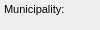
      <widget class="QWidget" name="page_14">
       <property name="geometry">
        <rect>
         <x>0</x>
         <y>0</y>
         <width>100</width>
         <height>30</height>
        </rect>
       </property>
       <attribute name="label">
        <string>Additional information</string>
       </attribute>
       <widget class="QLabel" name="label_streetaxis2_id">
        <property name="geometry">
         <rect>
          <x>4</x>
          <y>50</y>
          <width>83</width>
          <height>22</height>
         </rect>
        </property>
        <property name="font">
         <font>
          <pointsize>8</pointsize>
         </font>
        </property>
        <property name="frameShape">
         <enum>QFrame::NoFrame</enum>
        </property>
        <property name="frameShadow">
         <enum>QFrame::Plain</enum>
        </property>
        <property name="text">
         <string>Street 2:</string>
        </property>
        <property name="textFormat">
         <enum>Qt::AutoText</enum>
        </property>
        <property name="scaledContents">
         <bool>false</bool>
        </property>
        <property name="alignment">
         <set>Qt::AlignLeading|Qt::AlignLeft|Qt::AlignVCenter</set>
        </property>
        <property name="margin">
         <number>3</number>
        </property>
       </widget>
       <widget class="QLabel" name="label_comment">
        <property name="geometry">
         <rect>
          <x>5</x>
          <y>160</y>
          <width>90</width>
          <height>22</height>
         </rect>
        </property>
        <property name="font">
         <font>
          <pointsize>8</pointsize>
         </font>
        </property>
        <property name="frameShape">
         <enum>QFrame::NoFrame</enum>
        </property>
        <property name="frameShadow">
         <enum>QFrame::Plain</enum>
        </property>
        <property name="text">
         <string>Comment:</string>
        </property>
        <property name="textFormat">
         <enum>Qt::AutoText</enum>
        </property>
        <property name="scaledContents">
         <bool>false</bool>
        </property>
        <property name="alignment">
         <set>Qt::AlignLeading|Qt::AlignLeft|Qt::AlignVCenter</set>
        </property>
        <property name="margin">
         <number>3</number>
        </property>
       </widget>
       <widget class="QLabel" name="label_streetaxis_id">
        <property name="geometry">
         <rect>
          <x>4</x>
          <y>23</y>
          <width>99</width>
          <height>22</height>
         </rect>
        </property>
        <property name="font">
         <font>
          <pointsize>8</pointsize>
         </font>
        </property>
        <property name="frameShape">
         <enum>QFrame::NoFrame</enum>
        </property>
        <property name="frameShadow">
         <enum>QFrame::Plain</enum>
        </property>
        <property name="text">
         <string>Street:</string>
        </property>
        <property name="textFormat">
         <enum>Qt::AutoText</enum>
        </property>
        <property name="scaledContents">
         <bool>false</bool>
        </property>
        <property name="alignment">
         <set>Qt::AlignLeading|Qt::AlignLeft|Qt::AlignVCenter</set>
        </property>
        <property name="margin">
         <number>3</number>
        </property>
       </widget>
       <widget class="QLineEdit" name="postcode">
        <property name="geometry">
         <rect>
          <x>430</x>
          <y>0</y>
          <width>126</width>
          <height>18</height>
         </rect>
        </property>
        <property name="font">
         <font>
          <pointsize>8</pointsize>
         </font>
        </property>
        <property name="inputMask">
         <string/>
        </property>
        <property name="text">
         <string/>
        </property>
        <property name="frame">
         <bool>true</bool>
        </property>
       </widget>
       <widget class="QLabel" name="label_postcode">
        <property name="geometry">
         <rect>
          <x>345</x>
          <y>0</y>
          <width>83</width>
          <height>22</height>
         </rect>
        </property>
        <property name="font">
         <font>
          <pointsize>8</pointsize>
         </font>
        </property>
        <property name="frameShape">
         <enum>QFrame::NoFrame</enum>
        </property>
        <property name="frameShadow">
         <enum>QFrame::Plain</enum>
        </property>
        <property name="text">
         <string>Postcode:</string>
        </property>
        <property name="textFormat">
         <enum>Qt::AutoText</enum>
        </property>
        <property name="scaledContents">
         <bool>false</bool>
        </property>
        <property name="alignment">
         <set>Qt::AlignLeading|Qt::AlignLeft|Qt::AlignVCenter</set>
        </property>
        <property name="margin">
         <number>3</number>
        </property>
       </widget>
       <widget class="QLineEdit" name="num_value">
        <property name="geometry">
         <rect>
          <x>430</x>
          <y>265</y>
          <width>126</width>
          <height>18</height>
         </rect>
        </property>
        <property name="echoMode">
         <enum>QLineEdit::Normal</enum>
        </property>
       </widget>
       <widget class="QLineEdit" name="postcomplement">
        <property name="geometry">
         <rect>
          <x>495</x>
          <y>25</y>
          <width>60</width>
          <height>18</height>
         </rect>
        </property>
        <property name="font">
         <font>
          <pointsize>8</pointsize>
         </font>
        </property>
        <property name="inputMask">
         <string/>
        </property>
        <property name="text">
         <string/>
        </property>
        <property name="frame">
         <bool>true</bool>
        </property>
       </widget>
       <widget class="QLabel" name="label_muni_id">
        <property name="geometry">
         <rect>
          <x>4</x>
          <y>-2</y>
          <width>90</width>
          <height>22</height>
         </rect>
        </property>
        <property name="font">
         <font>
          <pointsize>8</pointsize>
         </font>
        </property>
        <property name="frameShape">
         <enum>QFrame::NoFrame</enum>
        </property>
        <property name="frameShadow">
         <enum>QFrame::Plain</enum>
        </property>
        <property name="text">
         <string>Municipality:</string>
        </property>
        <property name="textFormat">
         <enum>Qt::AutoText</enum>
        </property>
        <property name="scaledContents">
         <bool>false</bool>
        </property>
        <property name="alignment">
         <set>Qt::AlignLeading|Qt::AlignLeft|Qt::AlignVCenter</set>
        </property>
        <property name="margin">
         <number>3</number>
        </property>
       </widget>
       <widget class="QComboBox" name="muni_id">
        <property name="geometry">
         <rect>
          <x>105</x>
          <y>0</y>
          <width>235</width>
          <height>18</height>
         </rect>
        </property>
        <property name="font">
         <font>
          <pointsize>8</pointsize>
         </font>
        </property>
       </widget>
       <widget class="QLineEdit" name="postcomplement2">
        <property name="geometry">
         <rect>
          <x>495</x>
          <y>50</y>
          <width>60</width>
          <height>18</height>
         </rect>
        </property>
        <property name="font">
         <font>
          <pointsize>8</pointsize>
         </font>
        </property>
        <property name="inputMask">
         <string/>
        </property>
        <property name="text">
         <string/>
        </property>
        <property name="frame">
         <bool>true</bool>
        </property>
       </widget>
       <widget class="QComboBox" name="streetaxis2_id">
        <property name="geometry">
         <rect>
          <x>105</x>
          <y>50</y>
          <width>235</width>
          <height>18</height>
         </rect>
        </property>
        <property name="font">
         <font>
          <pointsize>8</pointsize>
         </font>
        </property>
       </widget>
       <widget class="QLabel" name="label_postnumber">
        <property name="geometry">
         <rect>
          <x>345</x>
          <y>23</y>
          <width>83</width>
          <height>22</height>
         </rect>
        </property>
        <property name="font">
         <font>
          <pointsize>8</pointsize>
         </font>
        </property>
        <property name="frameShape">
         <enum>QFrame::NoFrame</enum>
        </property>
        <property name="frameShadow">
         <enum>QFrame::Plain</enum>
        </property>
        <property name="text">
         <string>Postnumber:</string>
        </property>
        <property name="textFormat">
         <enum>Qt::AutoText</enum>
        </property>
        <property name="scaledContents">
         <bool>false</bool>
        </property>
        <property name="alignment">
         <set>Qt::AlignLeading|Qt::AlignLeft|Qt::AlignVCenter</set>
        </property>
        <property name="margin">
         <number>3</number>
        </property>
       </widget>
       <widget class="QLabel" name="label_num_value">
        <property name="geometry">
         <rect>
          <x>340</x>
          <y>260</y>
          <width>90</width>
          <height>22</height>
         </rect>
        </property>
        <property name="font">
         <font>
          <pointsize>8</pointsize>
         </font>
        </property>
        <property name="frameShape">
         <enum>QFrame::NoFrame</enum>
        </property>
        <property name="frameShadow">
         <enum>QFrame::Plain</enum>
        </property>
        <property name="text">
         <string>Numeric value:</string>
        </property>
        <property name="textFormat">
         <enum>Qt::AutoText</enum>
        </property>
        <property name="scaledContents">
         <bool>false</bool>
        </property>
        <property name="alignment">
         <set>Qt::AlignLeading|Qt::AlignLeft|Qt::AlignVCenter</set>
        </property>
        <property name="margin">
         <number>3</number>
        </property>
       </widget>
       <widget class="QTextEdit" name="annotation">
        <property name="geometry">
         <rect>
          <x>105</x>
          <y>75</y>
          <width>451</width>
          <height>32</height>
         </rect>
        </property>
        <property name="frameShape">
         <enum>QFrame::StyledPanel</enum>
        </property>
        <property name="frameShadow">
         <enum>QFrame::Raised</enum>
        </property>
       </widget>
       <widget class="QLabel" name="label_link">
        <property name="geometry">
         <rect>
          <x>5</x>
          <y>233</y>
          <width>90</width>
          <height>22</height>
         </rect>
        </property>
        <property name="font">
         <font>
          <pointsize>8</pointsize>
         </font>
        </property>
        <property name="frameShape">
         <enum>QFrame::NoFrame</enum>
        </property>
        <property name="frameShadow">
         <enum>QFrame::Plain</enum>
        </property>
        <property name="text">
         <string>Link:</string>
        </property>
        <property name="textFormat">
         <enum>Qt::AutoText</enum>
        </property>
        <property name="scaledContents">
         <bool>false</bool>
        </property>
        <property name="alignment">
         <set>Qt::AlignLeading|Qt::AlignLeft|Qt::AlignVCenter</set>
        </property>
        <property name="margin">
         <number>3</number>
        </property>
       </widget>
       <widget class="QLabel" name="label_observ">
        <property name="geometry">
         <rect>
          <x>5</x>
          <y>120</y>
          <width>90</width>
          <height>22</height>
         </rect>
        </property>
        <property name="font">
         <font>
          <pointsize>8</pointsize>
         </font>
        </property>
        <property name="frameShape">
         <enum>QFrame::NoFrame</enum>
        </property>
        <property name="frameShadow">
         <enum>QFrame::Plain</enum>
        </property>
        <property name="text">
         <string>Observation:</string>
        </property>
        <property name="textFormat">
         <enum>Qt::AutoText</enum>
        </property>
        <property name="scaledContents">
         <bool>false</bool>
        </property>
        <property name="alignment">
         <set>Qt::AlignLeading|Qt::AlignLeft|Qt::AlignVCenter</set>
        </property>
        <property name="margin">
         <number>3</number>
        </property>
       </widget>
       <widget class="QLabel" name="label_annotation">
        <property name="geometry">
         <rect>
          <x>5</x>
          <y>80</y>
          <width>90</width>
          <height>22</height>
         </rect>
        </property>
        <property name="font">
         <font>
          <pointsize>8</pointsize>
         </font>
        </property>
        <property name="frameShape">
         <enum>QFrame::NoFrame</enum>
        </property>
        <property name="frameShadow">
         <enum>QFrame::Plain</enum>
        </property>
        <property name="text">
         <string>Annotation:</string>
        </property>
        <property name="textFormat">
         <enum>Qt::AutoText</enum>
        </property>
        <property name="scaledContents">
         <bool>false</bool>
        </property>
        <property name="alignment">
         <set>Qt::AlignLeading|Qt::AlignLeft|Qt::AlignVCenter</set>
        </property>
        <property name="margin">
         <number>3</number>
        </property>
       </widget>
       <widget class="QLineEdit" name="postnumber2">
        <property name="geometry">
         <rect>
          <x>430</x>
          <y>50</y>
          <width>60</width>
          <height>18</height>
         </rect>
        </property>
        <property name="font">
         <font>
          <pointsize>8</pointsize>
         </font>
        </property>
        <property name="inputMask">
         <string/>
        </property>
        <property name="text">
         <string/>
        </property>
        <property name="frame">
         <bool>true</bool>
        </property>
       </widget>
       <widget class="QComboBox" name="streetaxis_id">
        <property name="geometry">
         <rect>
          <x>105</x>
          <y>25</y>
          <width>235</width>
          <height>18</height>
         </rect>
        </property>
        <property name="font">
         <font>
          <pointsize>8</pointsize>
         </font>
        </property>
       </widget>
       <widget class="QLineEdit" name="postnumber">
        <property name="geometry">
         <rect>
          <x>430</x>
          <y>25</y>
          <width>60</width>
          <height>18</height>
         </rect>
        </property>
        <property name="font">
         <font>
          <pointsize>8</pointsize>
         </font>
        </property>
        <property name="inputMask">
         <string/>
        </property>
        <property name="text">
         <string/>
        </property>
        <property name="frame">
         <bool>true</bool>
        </property>
       </widget>
       <widget class="QTextEdit" name="observ">
        <property name="geometry">
         <rect>
          <x>105</x>
          <y>115</y>
          <width>451</width>
          <height>32</height>
         </rect>
        </property>
       </widget>
       <widget class="QLabel" name="label_postnumber2">
        <property name="geometry">
         <rect>
          <x>345</x>
          <y>45</y>
          <width>85</width>
          <height>22</height>
         </rect>
        </property>
        <property name="font">
         <font>
          <pointsize>8</pointsize>
         </font>
        </property>
        <property name="frameShape">
         <enum>QFrame::NoFrame</enum>
        </property>
        <property name="frameShadow">
         <enum>QFrame::Plain</enum>
        </property>
        <property name="text">
         <string>Postnumber 2:</string>
        </property>
        <property name="textFormat">
         <enum>Qt::AutoText</enum>
        </property>
        <property name="scaledContents">
         <bool>false</bool>
        </property>
        <property name="alignment">
         <set>Qt::AlignLeading|Qt::AlignLeft|Qt::AlignVCenter</set>
        </property>
        <property name="margin">
         <number>3</number>
        </property>
       </widget>
       <widget class="QLabel" name="label_descript">
        <property name="geometry">
         <rect>
          <x>5</x>
          <y>200</y>
          <width>91</width>
          <height>22</height>
         </rect>
        </property>
        <property name="font">
         <font>
          <pointsize>8</pointsize>
         </font>
        </property>
        <property name="frameShape">
         <enum>QFrame::NoFrame</enum>
        </property>
        <property name="frameShadow">
         <enum>QFrame::Plain</enum>
        </property>
        <property name="text">
         <string>Description:</string>
        </property>
        <property name="textFormat">
         <enum>Qt::AutoText</enum>
        </property>
        <property name="scaledContents">
         <bool>false</bool>
        </property>
        <property name="alignment">
         <set>Qt::AlignLeading|Qt::AlignLeft|Qt::AlignVCenter</set>
        </property>
        <property name="margin">
         <number>3</number>
        </property>
       </widget>
       <widget class="QTextEdit" name="link">
        <property name="enabled">
         <bool>false</bool>
        </property>
        <property name="geometry">
         <rect>
          <x>105</x>
          <y>235</y>
          <width>451</width>
          <height>23</height>
         </rect>
        </property>
       </widget>
       <widget class="QTextEdit" name="comment">
        <property name="geometry">
         <rect>
          <x>105</x>
          <y>155</y>
          <width>451</width>
          <height>32</height>
         </rect>
        </property>
        <property name="frameShadow">
         <enum>QFrame::Sunken</enum>
        </property>
        <property name="lineWidth">
         <number>1</number>
        </property>
       </widget>
       <widget class="QTextEdit" name="descript">
        <property name="geometry">
         <rect>
          <x>105</x>
          <y>195</y>
          <width>451</width>
          <height>32</height>
         </rect>
        </property>
       </widget>
       <widget class="QLabel" name="label_pol_id">
        <property name="geometry">
         <rect>
          <x>5</x>
          <y>260</y>
          <width>90</width>
          <height>22</height>
         </rect>
        </property>
        <property name="font">
         <font>
          <pointsize>8</pointsize>
         </font>
        </property>
        <property name="frameShape">
         <enum>QFrame::NoFrame</enum>
        </property>
        <property name="frameShadow">
         <enum>QFrame::Plain</enum>
        </property>
        <property name="text">
         <string>Pol id:</string>
        </property>
        <property name="textFormat">
         <enum>Qt::AutoText</enum>
        </property>
        <property name="scaledContents">
         <bool>false</bool>
        </property>
        <property name="alignment">
         <set>Qt::AlignLeading|Qt::AlignLeft|Qt::AlignVCenter</set>
        </property>
        <property name="margin">
         <number>3</number>
        </property>
       </widget>
       <widget class="QLineEdit" name="num_pol_id">
        <property name="geometry">
         <rect>
          <x>104</x>
          <y>265</y>
          <width>126</width>
          <height>18</height>
         </rect>
        </property>
        <property name="echoMode">
         <enum>QLineEdit::Normal</enum>
        </property>
       </widget>
      </widget>
